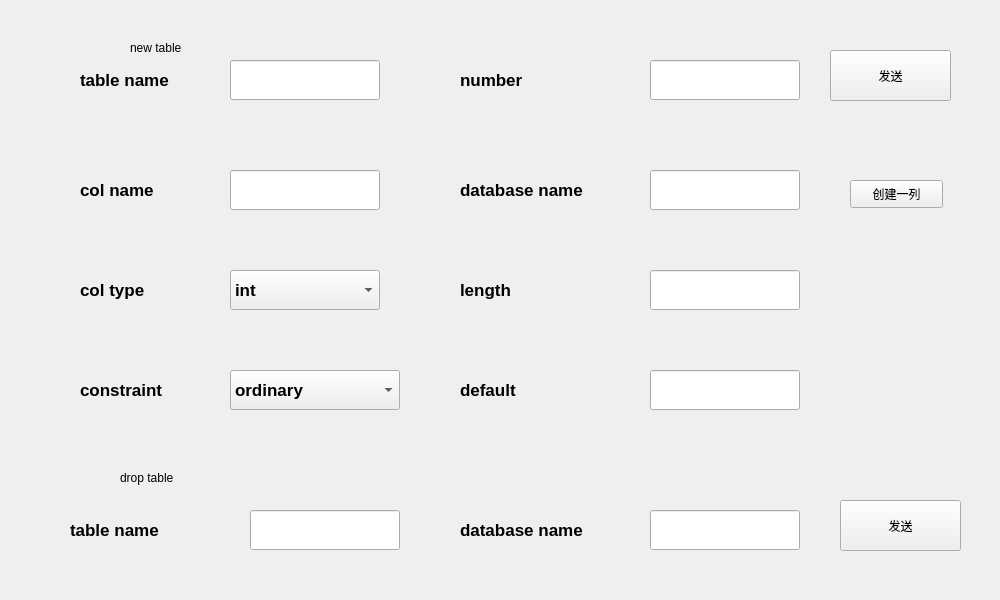
<?xml version="1.0" encoding="UTF-8"?>
<ui version="4.0">
 <class>newtable</class>
 <widget class="QWidget" name="newtable">
  <property name="geometry">
   <rect>
    <x>0</x>
    <y>0</y>
    <width>1000</width>
    <height>600</height>
   </rect>
  </property>
  <property name="windowTitle">
   <string>Form</string>
  </property>
  <widget class="QPushButton" name="pushButton_3">
   <property name="geometry">
    <rect>
     <x>830</x>
     <y>50</y>
     <width>121</width>
     <height>51</height>
    </rect>
   </property>
   <property name="text">
    <string>发送</string>
   </property>
  </widget>
  <widget class="QLineEdit" name="lineEdit">
   <property name="geometry">
    <rect>
     <x>230</x>
     <y>60</y>
     <width>150</width>
     <height>40</height>
    </rect>
   </property>
   <property name="font">
    <font>
     <pointsize>11</pointsize>
    </font>
   </property>
  </widget>
  <widget class="QLabel" name="label">
   <property name="geometry">
    <rect>
     <x>80</x>
     <y>50</y>
     <width>120</width>
     <height>60</height>
    </rect>
   </property>
   <property name="font">
    <font>
     <pointsize>13</pointsize>
     <weight>75</weight>
     <bold>true</bold>
    </font>
   </property>
   <property name="text">
    <string>table name</string>
   </property>
  </widget>
  <widget class="QLineEdit" name="lineEdit_2">
   <property name="geometry">
    <rect>
     <x>230</x>
     <y>170</y>
     <width>150</width>
     <height>40</height>
    </rect>
   </property>
   <property name="font">
    <font>
     <pointsize>11</pointsize>
    </font>
   </property>
  </widget>
  <widget class="QLabel" name="label_2">
   <property name="geometry">
    <rect>
     <x>80</x>
     <y>160</y>
     <width>120</width>
     <height>60</height>
    </rect>
   </property>
   <property name="font">
    <font>
     <pointsize>13</pointsize>
     <weight>75</weight>
     <bold>true</bold>
    </font>
   </property>
   <property name="text">
    <string>col name</string>
   </property>
  </widget>
  <widget class="QLabel" name="label_3">
   <property name="geometry">
    <rect>
     <x>80</x>
     <y>260</y>
     <width>120</width>
     <height>60</height>
    </rect>
   </property>
   <property name="font">
    <font>
     <pointsize>13</pointsize>
     <weight>75</weight>
     <bold>true</bold>
    </font>
   </property>
   <property name="text">
    <string>col type</string>
   </property>
  </widget>
  <widget class="QComboBox" name="comboBox">
   <property name="geometry">
    <rect>
     <x>230</x>
     <y>270</y>
     <width>150</width>
     <height>40</height>
    </rect>
   </property>
   <property name="font">
    <font>
     <pointsize>13</pointsize>
     <weight>75</weight>
     <bold>true</bold>
    </font>
   </property>
   <item>
    <property name="text">
     <string>int</string>
    </property>
   </item>
   <item>
    <property name="text">
     <string>float</string>
    </property>
   </item>
   <item>
    <property name="text">
     <string>char</string>
    </property>
   </item>
  </widget>
  <widget class="QComboBox" name="comboBox_2">
   <property name="geometry">
    <rect>
     <x>230</x>
     <y>370</y>
     <width>170</width>
     <height>40</height>
    </rect>
   </property>
   <property name="font">
    <font>
     <pointsize>13</pointsize>
     <weight>75</weight>
     <bold>true</bold>
    </font>
   </property>
   <item>
    <property name="text">
     <string>ordinary</string>
    </property>
   </item>
   <item>
    <property name="text">
     <string>primary key</string>
    </property>
   </item>
   <item>
    <property name="text">
     <string>unique</string>
    </property>
   </item>
   <item>
    <property name="text">
     <string>not null</string>
    </property>
   </item>
  </widget>
  <widget class="QLineEdit" name="lineEdit_3">
   <property name="geometry">
    <rect>
     <x>650</x>
     <y>270</y>
     <width>150</width>
     <height>40</height>
    </rect>
   </property>
   <property name="font">
    <font>
     <pointsize>11</pointsize>
    </font>
   </property>
  </widget>
  <widget class="QLabel" name="label_4">
   <property name="geometry">
    <rect>
     <x>460</x>
     <y>260</y>
     <width>120</width>
     <height>60</height>
    </rect>
   </property>
   <property name="font">
    <font>
     <pointsize>13</pointsize>
     <weight>75</weight>
     <bold>true</bold>
    </font>
   </property>
   <property name="text">
    <string>length</string>
   </property>
  </widget>
  <widget class="QLabel" name="label_5">
   <property name="geometry">
    <rect>
     <x>80</x>
     <y>360</y>
     <width>120</width>
     <height>60</height>
    </rect>
   </property>
   <property name="font">
    <font>
     <pointsize>13</pointsize>
     <weight>75</weight>
     <bold>true</bold>
    </font>
   </property>
   <property name="text">
    <string>constraint</string>
   </property>
  </widget>
  <widget class="QLabel" name="label_6">
   <property name="geometry">
    <rect>
     <x>130</x>
     <y>40</y>
     <width>72</width>
     <height>15</height>
    </rect>
   </property>
   <property name="text">
    <string>new table</string>
   </property>
  </widget>
  <widget class="QLineEdit" name="lineEdit_4">
   <property name="geometry">
    <rect>
     <x>250</x>
     <y>510</y>
     <width>150</width>
     <height>40</height>
    </rect>
   </property>
   <property name="font">
    <font>
     <pointsize>11</pointsize>
    </font>
   </property>
  </widget>
  <widget class="QLabel" name="label_7">
   <property name="geometry">
    <rect>
     <x>70</x>
     <y>500</y>
     <width>120</width>
     <height>60</height>
    </rect>
   </property>
   <property name="font">
    <font>
     <pointsize>13</pointsize>
     <weight>75</weight>
     <bold>true</bold>
    </font>
   </property>
   <property name="text">
    <string>table name</string>
   </property>
  </widget>
  <widget class="QLabel" name="label_8">
   <property name="geometry">
    <rect>
     <x>120</x>
     <y>470</y>
     <width>91</width>
     <height>16</height>
    </rect>
   </property>
   <property name="text">
    <string>drop table</string>
   </property>
  </widget>
  <widget class="QPushButton" name="pushButton_2">
   <property name="geometry">
    <rect>
     <x>840</x>
     <y>500</y>
     <width>121</width>
     <height>51</height>
    </rect>
   </property>
   <property name="text">
    <string>发送</string>
   </property>
  </widget>
  <widget class="QLabel" name="label_9">
   <property name="geometry">
    <rect>
     <x>460</x>
     <y>360</y>
     <width>120</width>
     <height>60</height>
    </rect>
   </property>
   <property name="font">
    <font>
     <pointsize>13</pointsize>
     <weight>75</weight>
     <bold>true</bold>
    </font>
   </property>
   <property name="text">
    <string>default</string>
   </property>
  </widget>
  <widget class="QLineEdit" name="lineEdit_5">
   <property name="geometry">
    <rect>
     <x>650</x>
     <y>370</y>
     <width>150</width>
     <height>40</height>
    </rect>
   </property>
   <property name="font">
    <font>
     <pointsize>11</pointsize>
    </font>
   </property>
  </widget>
  <widget class="QLabel" name="label_10">
   <property name="geometry">
    <rect>
     <x>460</x>
     <y>160</y>
     <width>161</width>
     <height>60</height>
    </rect>
   </property>
   <property name="font">
    <font>
     <pointsize>13</pointsize>
     <weight>75</weight>
     <bold>true</bold>
    </font>
   </property>
   <property name="text">
    <string>database name</string>
   </property>
  </widget>
  <widget class="QLineEdit" name="lineEdit_6">
   <property name="geometry">
    <rect>
     <x>650</x>
     <y>170</y>
     <width>150</width>
     <height>40</height>
    </rect>
   </property>
   <property name="font">
    <font>
     <pointsize>11</pointsize>
    </font>
   </property>
  </widget>
  <widget class="QLabel" name="label_11">
   <property name="geometry">
    <rect>
     <x>460</x>
     <y>500</y>
     <width>161</width>
     <height>60</height>
    </rect>
   </property>
   <property name="font">
    <font>
     <pointsize>13</pointsize>
     <weight>75</weight>
     <bold>true</bold>
    </font>
   </property>
   <property name="text">
    <string>database name</string>
   </property>
  </widget>
  <widget class="QLineEdit" name="lineEdit_7">
   <property name="geometry">
    <rect>
     <x>650</x>
     <y>510</y>
     <width>150</width>
     <height>40</height>
    </rect>
   </property>
   <property name="font">
    <font>
     <pointsize>11</pointsize>
    </font>
   </property>
  </widget>
  <widget class="QPushButton" name="pushButton">
   <property name="geometry">
    <rect>
     <x>850</x>
     <y>180</y>
     <width>93</width>
     <height>28</height>
    </rect>
   </property>
   <property name="text">
    <string>创建一列</string>
   </property>
  </widget>
  <widget class="QLineEdit" name="lineEdit_8">
   <property name="geometry">
    <rect>
     <x>650</x>
     <y>60</y>
     <width>150</width>
     <height>40</height>
    </rect>
   </property>
   <property name="font">
    <font>
     <pointsize>11</pointsize>
    </font>
   </property>
  </widget>
  <widget class="QLabel" name="label_12">
   <property name="geometry">
    <rect>
     <x>460</x>
     <y>50</y>
     <width>120</width>
     <height>60</height>
    </rect>
   </property>
   <property name="font">
    <font>
     <pointsize>13</pointsize>
     <weight>75</weight>
     <bold>true</bold>
    </font>
   </property>
   <property name="text">
    <string>number</string>
   </property>
  </widget>
 </widget>
 <resources/>
 <connections/>
</ui>
